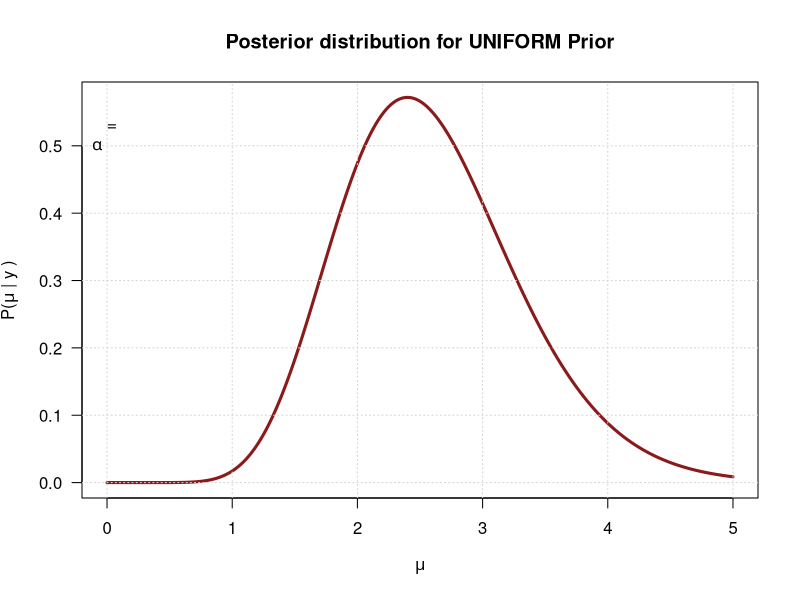
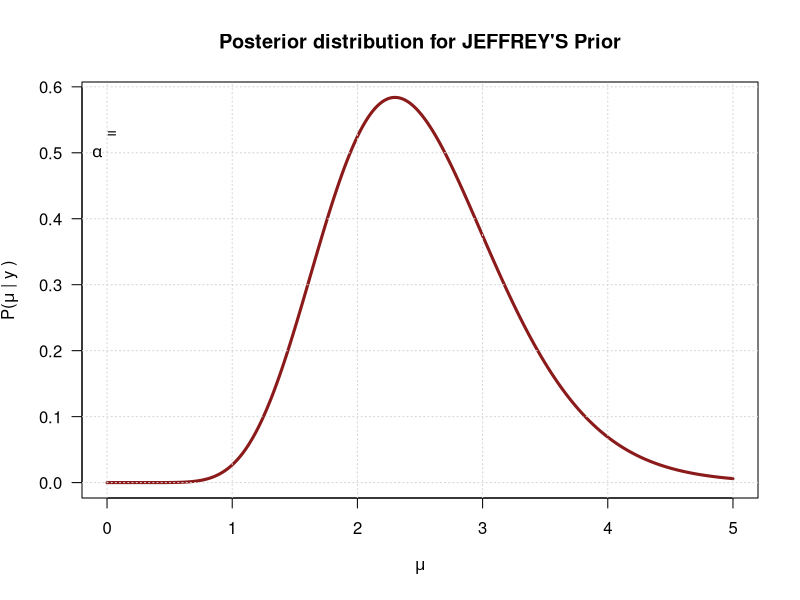
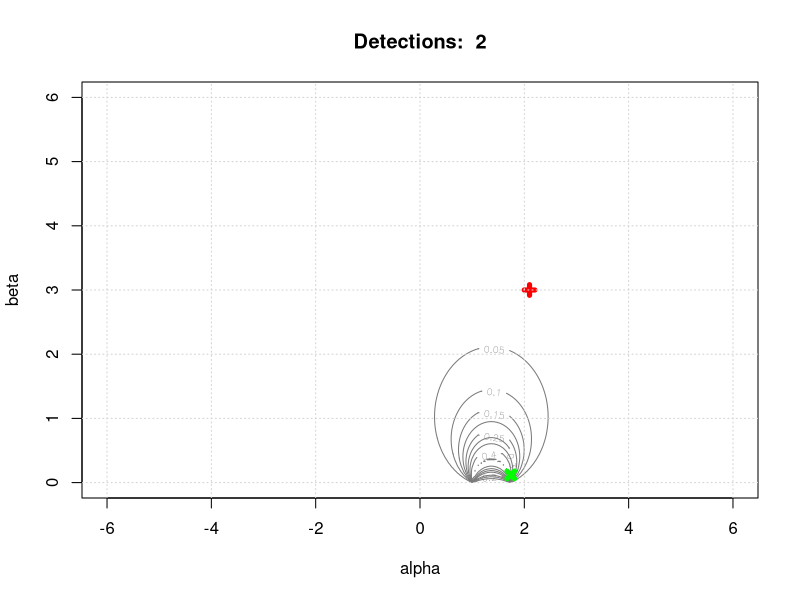
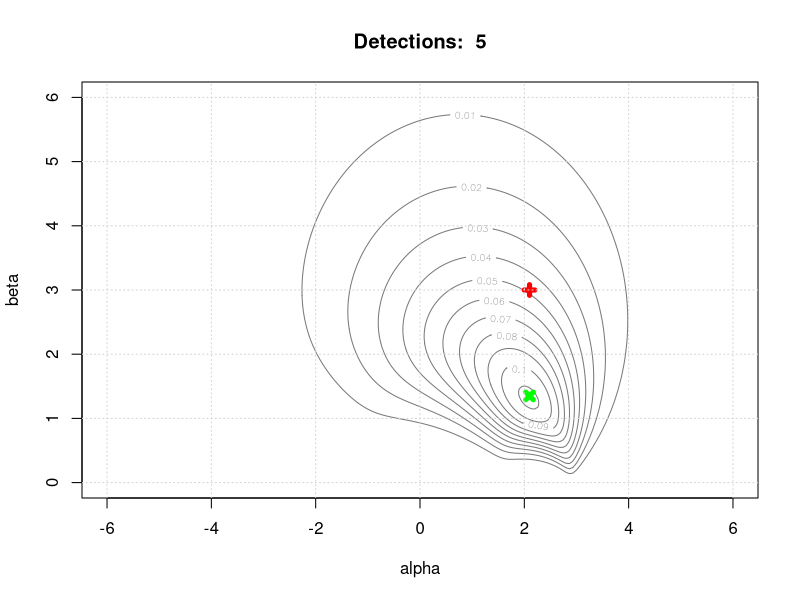
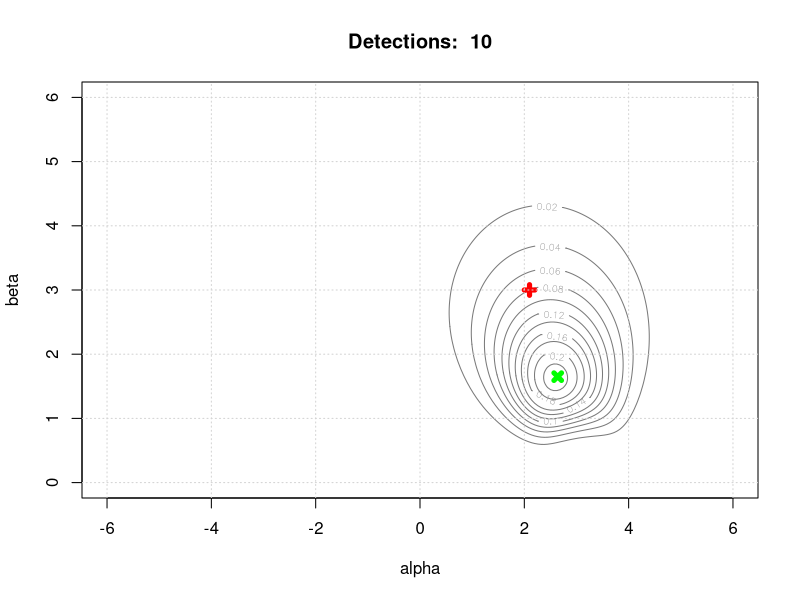
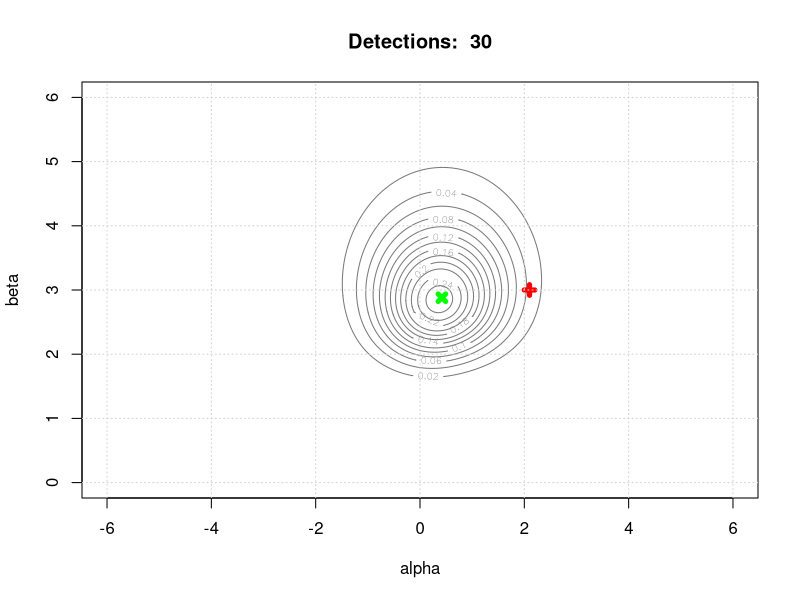
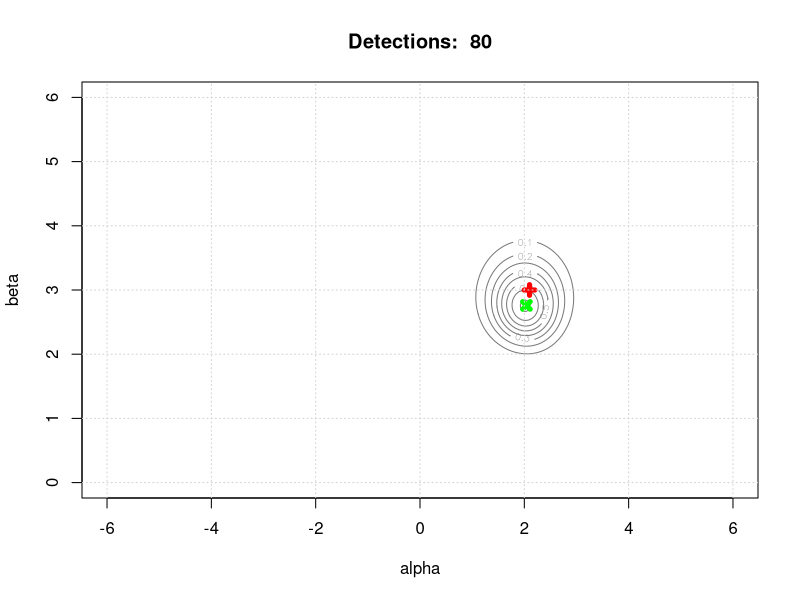
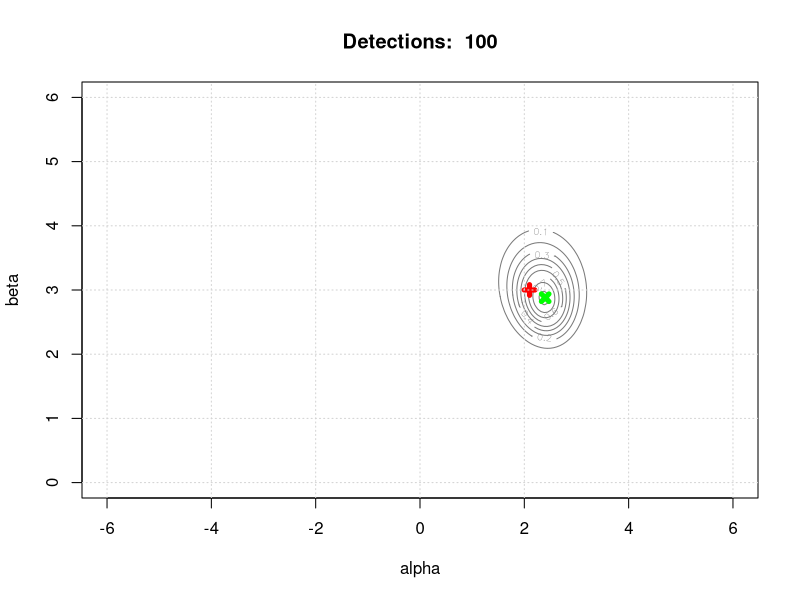

Here is the R script that generated these plots, in order:
## ---- chunk 1
#EXERCISE 1 
# A) suppose a uniform prior distribution for the parameter μ
#    - determine and draw the posterior distribution for μ, given the data
#    - evaluate mean, median and variance, both analytically and numerically in R

# B) suppose a Jeffrey’s prior for the parameter μ:
#    - determine and draw the posterior distribution for μ, given the data
#    - evaluate mean, median and variance, both analytically and numerically in R

# C) evaluate a 95% credibility interval for the results obtained with both priors. Compare the result
#    with that obtained using a normal approximation for the posterior distribution, with the same mean
#    and standard deviation


#A function to evaluate the same parameters and plots for both priors
analysis <- function(alpha, n, c){
min <- 0
max <- 5
dmu <- 0.005
mu <- seq(min, max, dmu)
#THE POSTERIOR
plot(mu, gamma.post <- dgamma(mu, alpha, n), type = 'l', lwd = 3, col = 'firebrick4', main =paste('Posterior distribution for',c,'Prior'), xlab = expression(mu), ylab =expression(paste("P(", mu, " | y )")), las= 1)
grid()
text(0, 0.5, expression(paste(alpha, " = \n" )))     #da sistemare 

# MEAN, MEDIAN, VARIANCE 
# Analytically:
ana.mu <- alpha/n       #by definition: mean of gamma function
ana.var <- alpha/(n^2)  #by definition: variance of gamma function 


#Numerically:
num.mu <- dmu*sum(mu*gamma.post)
num.var <- dmu*sum((mu^2)*gamma.post) - (num.mu^2)
num.median <- qgamma(0.5, alpha, n)

#95% CREDIBILITY INTERVAL 
ci1 <- qgamma(0.025, alpha, n)
ci2 <- qgamma(0.975, alpha, n)

cig1 <- qnorm(0.025, ana.mu, sqrt(ana.var))
cig2 <- qnorm(0.975, ana.mu, sqrt(ana.var))


cat("=============================\n")
cat(c, "PRIOR \n")
cat("=============================\n")
cat("ANALYTICAL RESULTS\n")
cat("-----------------------------\n")
cat("mean:", ana.mu,"\nvariance:", ana.var)
cat("\n---------------------------\n")
cat("NUMERICAL RESULTS\n")
cat("-----------------------------\n")
cat("mean:", num.mu,"\nvariance:", num.var, "\nmedian:", num.median)
cat("\n---------------------------\n")
cat("95% CREDIBILITY INTERVAL:\n")
cat("-----------------------------\n")
cat("for current prior:          [",ci1,":",ci2,"]\nfor gaussian approximation: [",cig1,":",cig2,"]\n\n" )

}


#ACTUAL ANALYSIS 
mesurements <- c(4, 1, 3, 1, 3)
alpha.unif <- 1 + sum(mesurements)
alpha.jeffrey <- 0.5  + sum(mesurements)
n <- length(mesurements)
analysis(alpha.unif,n,"UNIFORM")
analysis(alpha.jeffrey,n, "JEFFREY'S")


## ---- chunk 2
#EXERCISE 2
#given the problem of the lightouse discussed last week, study the case in which both the position along the shore (α) and the distance out at sea (β) are unknown

#posizione minima e massima lungo l'asse x
x.min = -6     
x.max = +6
 #posizione minima e massima lungo l'asse y
y.min = 0       
y.max = 6

#numero totale di steps lungo gli assi
n.sample <- 200        

#griglie per l'asse x e y
alpha <- seq(x.min,x.max,length.out=n.sample)     
beta  <- seq(y.min, y.max, length.out=n.sample)

#posizione reale del faro <---selezionata a caso entro i range min e max per assi x e y 
alpha.true = 2.1    
beta.true = 3

#numero di volte che ho rilevato un flash 
n.detections <-c(2,5,10,30,80,100,200,500,2000) 

# il logaritmo della likelyhood
# siccome le rilevazioni sono tra loro indipendenti, la likelyhood totale sarà il prodotto delle singole probabilità, che in logaritmo diventa la somma 
log.likelihood <- function(alpha, beta, data){
    logL <- 0
    for(x in data){
        logL <- logL + log((1/pi)*(beta/(beta^2 + (x - alpha)^2)))
    }
    return(logL)
}  #notiamo che per ora questa funzione prende come argomenti 2 numeri (alpha e beta) e un vettore (data)

#le prior per alfa e beta, si tratta di distribuzioni uniformi (come nell'esempio in classe per alfa) nei range prestabiliti,
#anche qui la distribuzione complessiva sarà il prodotto delle 2 distribuzioni che in logaritmo diventa la loro somma 
log.prior <- function(alpha, beta){
    return(log(dunif(alpha, x.min, x.max))+log(dunif(beta, y.min, y.max)))  
}

#le posteriors-->dal teorema di bayes prodotto di prior X likelyhood
log.post <- function(alpha, beta, data) {
    return(log.likelihood(alpha, beta ,data) + log.prior(alpha, beta))
}

#estraendo in modo random gli angoli di rilevazione che vengono poi convertiti in posizioni lungo l'asse x usando i dati reali di alfa e beta 
Extraction <- function(detection){
  
  uniform.theta <- runif(detection, min=-pi/2, max=+pi/2)
  data.true <- beta.true*tan(uniform.theta)+alpha.true

  p.log.post <- outer(alpha, beta, Vectorize(function(alpha,beta) log.post(alpha, beta, data.true)))
  #outer: dati 2 vettori applica il prodotto esterno secondo la funzione specificata nel terzo argomento. 
  #---> crea una matrice l'argomento z della function contour necessita di una matrice ovvero i valori da plottare 
  #Vectorize : data una funzione che prende in input un numero, restitusce una funzione che prende in input un vettore. 
  
  p.log.post <- p.log.post-max(p.log.post)
  
  p.log.post.normalized <- exp(p.log.post)/((x.max-x.min)*(y.max-y.min)/(n.sample^2) * sum(exp(p.log.post)))  #esponenzio e normalizzo la funzione 
  estimated =which(p.log.post.normalized== max(p.log.post.normalized), arr.ind = TRUE) #stima numerica della posizione del faro: indice corrispondente al massimo della posterior  
  
  contour(alpha, beta, p.log.post.normalized,col ='gray48',xlab='alpha', ylab='beta', main=paste('Detections: ', detection))  #regioni con uguale probabilità 
  
  points(x = alpha.true, y = beta.true, pch = 3, col = 'red', lwd= 5) # plot of the true position 
  points(estimated[1]*((x.max-x.min)/n.sample) - x.max , estimated[2]*y.max/n.sample, pch=4, col='green', lwd = 5 )
  
  grid()
}

lapply(n.detections, Extraction)


## ---- chunk 3
#EXERCISE 3
# Vary the sampling resolution of used to generate the data keeping the same sampling range 

# Generative model
signal <- function (x, a, b, x0, w, t) {
t * (a*exp (-(x-x0)^2/(2*w^2)) + b)
}

# Log posterior
log.post <- function (d, x, a, b, x0, w, t) {
  if(a<0 || b <0) { return (-Inf )}       # the effect of the prior
  sum( dpois(d, lambda = signal (x, a, b, x0, w, t), log=TRUE ))

}

# Function to generate data 
Generate <- function(r, x0 = 0, A.true = 2, B.true = 1, Delta.t = 5, w = 1 ){      #il modello viene definito direttamente nella funzione 
  
  # - Generate the observed data
  xdat <- seq(from=-7*w, to=7*w, by=r*w)
  s.true <- signal (xdat , A.true , B.true , x0, w, Delta.t)
  ddat <- rpois( length (s.true), s.true)
  xplot <- seq(from=min(xdat), to=max(xdat), by=0.05*w)
  splot <- signal (xplot , A.true , B.true , x0, w, Delta.t)
  plot(xplot , splot ,xlab="x", ylab="Signal + Background counts", las=1, main = paste("Resolution = ", r), type = 'l', lwd=2.5, col = 'navy')
  par(new=TRUE)
  xdat.off <- xdat - r/2
  plot(xdat.off , ddat , type='s',col='firebrick 3',lwd=2,xlim=range ( xplot), ylim= range (c(splot , ddat )), ylab="", xlab="", yaxt="n", xaxt="n")
  grid()
  
  # - Sampling grid for computing posterior
  alim <- c(0.0, 5.0)
  blim <- c(0.2, 2)
  Nsamp <- 100
  uniGrid <- seq(from=1/(2*Nsamp), to=1-1/(2*Nsamp), by=1/Nsamp )
  delta_a <- diff(alim )/ Nsamp
  delta_b <- diff(blim )/ Nsamp
  a <- alim[1] + diff(alim )* uniGrid
  b <- blim[1] + diff(blim )* uniGrid
  
  #Compute log unnormalized posterior , z = ln Pˆ*(a,b|D), on a regular grid
  z <- matrix (data=NA , nrow= length (a), ncol= length (b))
  for(j in 1: length (a)) {
    for(k in 1: length (b)) {
    z[j,k] <- log.post(ddat , xdat , a[j], b[k], x0, w, Delta.t)
    }
  }
  z <- z - max(z) # set maximum to zero

  # Plot unormalized 2D posterior as contours .
  contour (a, b, exp(z), nlevels = 5, labcex = 0.5, lwd = 2, xlab="amplitude , A", ylab="background , B")
  abline (v=2,h=1,col="grey")
  
  
}

r <- c(0.1, 0.25, 1, 2, 3)
lapply( r, Generate)
## ---- chunk 4
# Change the ratio A/B used to simulate data (keeping both positive in accordance to the prior)
Generate2 <- function(A.true, x0 = 0, r = 0.5, B.true = 1, Delta.t = 5, w = 1 ){
  
  # - Generate the observed data
  xdat <- seq(from=-7*w, to=7*w, by=r*w)
  s.true <- signal (xdat , A.true , B.true , x0, w, Delta.t)
  ddat <- rpois( length (s.true), s.true)
  xplot <- seq(from=min(xdat), to=max(xdat), by=0.05*w)
  splot <- signal (xplot , A.true , B.true , x0, w, Delta.t)
  plot(xplot , splot ,xlab="x", ylab="Signal + Background counts", las=1, main = paste("A/B = ", A.true), type = 'l', lwd=2.5, col = 'navy')
  par(new=TRUE)
  xdat.off <- xdat - r/2
  plot(xdat.off , ddat , type='s',col='firebrick 3',lwd=2,xlim=range ( xplot), ylim= range (c(splot , ddat )), ylab="", xlab="", yaxt="n", xaxt="n")
  grid()
  
   # - Sampling grid for computing posterior
  alim <- c(0.0, A.true+5)
  blim <- c(0.2, 2)
  Nsamp <- 100
  uniGrid <- seq(from=1/(2*Nsamp), to=1-1/(2*Nsamp), by=1/Nsamp )
  delta_a <- diff(alim )/ Nsamp
  delta_b <- diff(blim )/ Nsamp
  a <- alim[1] + diff(alim )* uniGrid
  b <- blim[1] + diff(blim )* uniGrid
  
  # Compute log unnormalized posterior , z = ln Pˆ*(a,b|D), on a regular grid
  z <- matrix (data=NA , nrow= length (a), ncol= length (b))
  for(j in 1: length (a)) {
    for(k in 1: length (b)) {

    z[j,k] <- log.post(ddat , xdat , a[j], b[k], x0, w, Delta.t)

    }
  }
  z <- z - max(z) # set maximum to zero

  # Plot unnormalized 2D posterior as contours .
  contour (a, b, exp(z), nlevels = 5,  labcex = 0.5,  lwd = 2,  xlab="amplitude , A",  ylab="background , B")
  abline (v=2,h=1,col="grey")
  
  
}

A <- c(0.1, 0.25, 1, 2, 3, 50)
lapply( A, Generate2)

